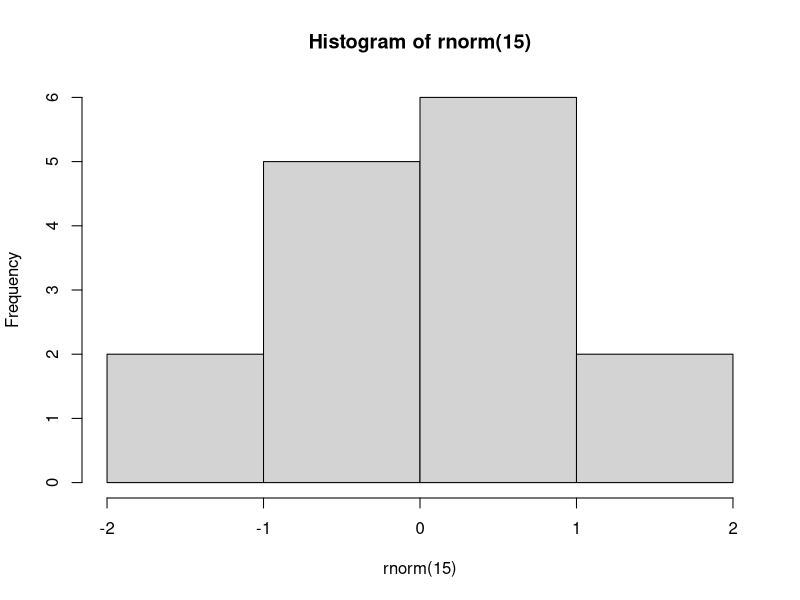

Source code (R):
## ---- chunk 1
hist(rnorm(15))
